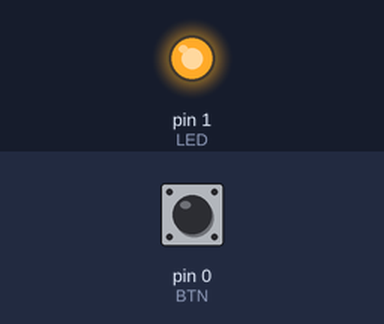
Bench run of a sketch on a simulated Arduino Uno, built with avr-gcc and run on an emulated ATmega328P. Parts: output pins drawn as LEDs (lit = HIGH). Dashed ring = blinking. The test bench sets the inputs (shaded band); at power-on: pin 0 (BTN) LOW.

Above: at 0.6 s.
At 1.2 s:
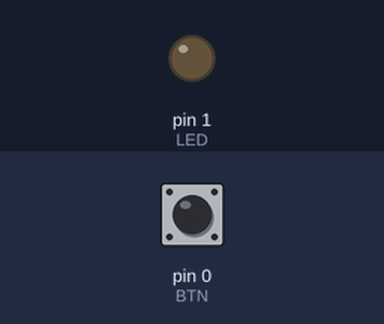
1.3 s: pin 0 (BTN) pulled HIGH for 0.15 s
At 1.55 s:
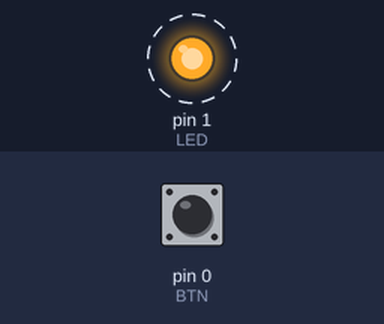
Timing chart, 0 to 10.3 s (numbered marks = the images above; inputs shaded):
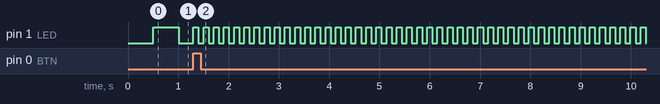

Measured:
- after the input at 1.3 s, pin 1 (LED): alternates HIGH for 0.10 s and LOW for 0.10 s, starting at once

The sketch:

Rotation_sensor.ino
```cpp
#include <SoftwareSerial.h>

#define RX  5
#define TX  2
#define BTN 0
#define LED 1

SoftwareSerial serial(RX, TX);

uint8_t failed_speed[4]  = {0x00, 0x00, 0x00, 0x0A};
uint8_t working_speed[4] = {0x00, 0x00, 0x00, 0x64};

void setup()
{
    serial.begin(9600);
    pinMode(BTN, INPUT);
    pinMode(LED, OUTPUT);
}

void loop()
{
    static uint64_t led_last_millis = millis();
    static uint64_t sent_last_millis = millis();
    uint64_t current_millis = millis();
    static bool ledState = false;
    static bool failed = false;
    static uint64_t btnDebounceAt = 0;
    if(failed) {
        if(current_millis - led_last_millis > 100) {
            ledState = !ledState;
            digitalWrite(LED, ledState);
            led_last_millis = current_millis;
        }
        if(current_millis - sent_last_millis > 1000) {
            serial.write(failed_speed, 4);
            sent_last_millis = current_millis;
        }
    } else {
        if(current_millis - led_last_millis > 500) {
            ledState = !ledState;
            digitalWrite(LED, ledState);
            led_last_millis = current_millis;
        }
        if(current_millis - sent_last_millis > 1000) {
            serial.write(working_speed, 4);
            sent_last_millis = current_millis;
        }
    }
    if(digitalRead(BTN) && btnDebounceAt <= millis()) {
        failed = !failed;
        btnDebounceAt = millis() + 1000;
    }
}
```
